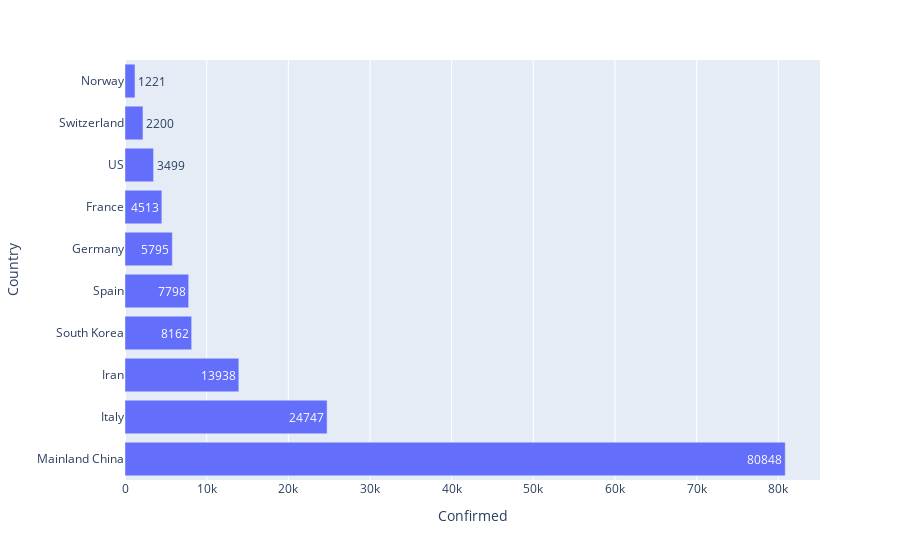

Notebook code cell kept with this figure:
### Code cell
sorted_By_Confirmed1=sorted_By_Confirmed.head(10)

plt.rcParams['figure.figsize'] = (12, 10)
# sns.barplot(y=sorted_By_Confirmed1.Country,x=sorted_By_Confirmed1.Confirmed, data=sorted_By_Confirmed1,order=sorted_By_Confirmed1.Country ,palette="rocket").set_title('Total Cases / Deaths / Recovered')
px.bar(sorted_By_Confirmed1, y='Country', x='Confirmed', text='Confirmed', orientation='h')

### Figure 1 — Plotly figure (JSON) as saved in the notebook; plotly's stock layout.template omitted (floating-point values rounded to 4 significant figures)
{"data": [{"alignmentgroup": "True", "hoverlabel": {"namelength": 0}, "hovertemplate": "Confirmed=%{text}<br>Country=%{y}", "legendgroup": "", "marker": {"color": "#636efa"}, "name": "", "offsetgroup": "", "orientation": "h", "showlegend": false, "text": [80848, 24747, 13938, 8162, 7798, 5795, 4513, 3499, 2200, 1221], "textposition": "auto", "type": "bar", "x": [80848, 24747, 13938, 8162, 7798, 5795, 4513, 3499, 2200, 1221], "xaxis": "x", "y": ["Mainland China", "Italy", "Iran", "South Korea", "Spain", "Germany", "France", "US", "Switzerland", "Norway"], "yaxis": "y"}], "layout": {"barmode": "relative", "legend": {"tracegroupgap": 0}, "margin": {"t": 60}, "xaxis": {"anchor": "y", "domain": [0, 1], "title": {"text": "Confirmed"}}, "yaxis": {"anchor": "x", "domain": [0, 1], "title": {"text": "Country"}}}}
